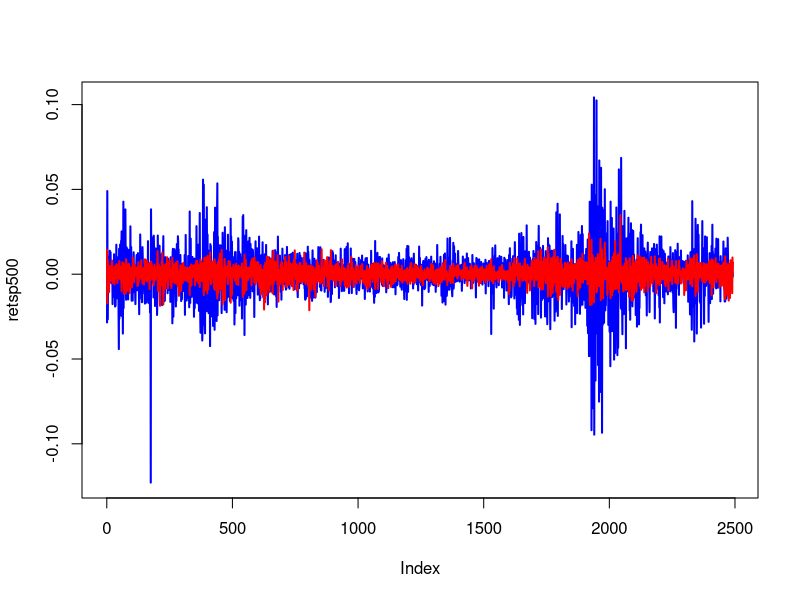
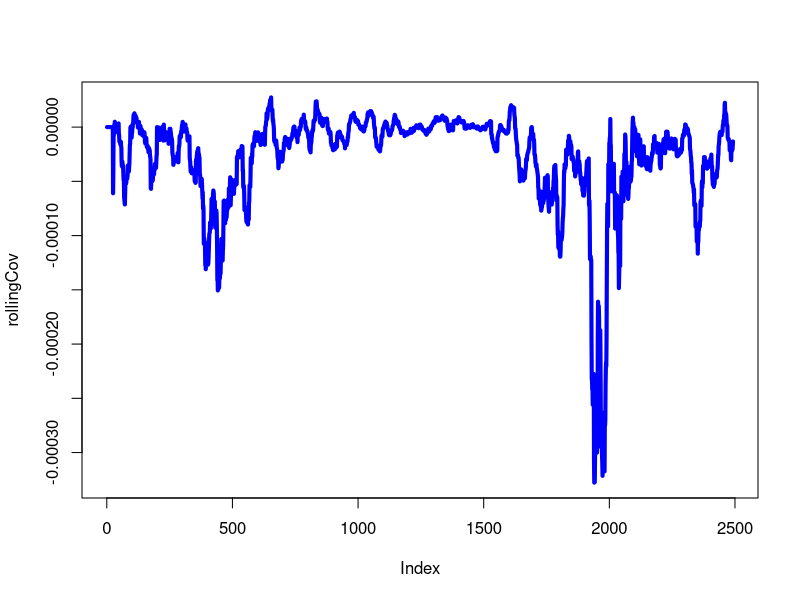
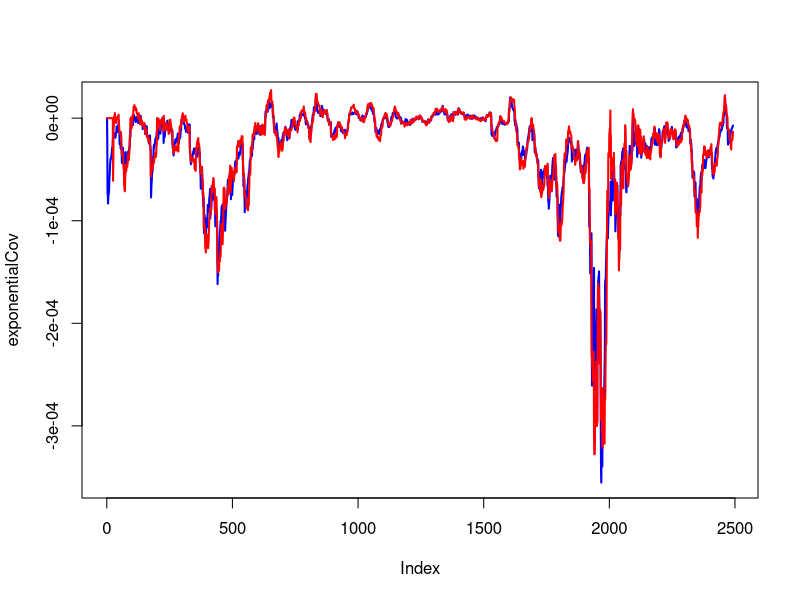
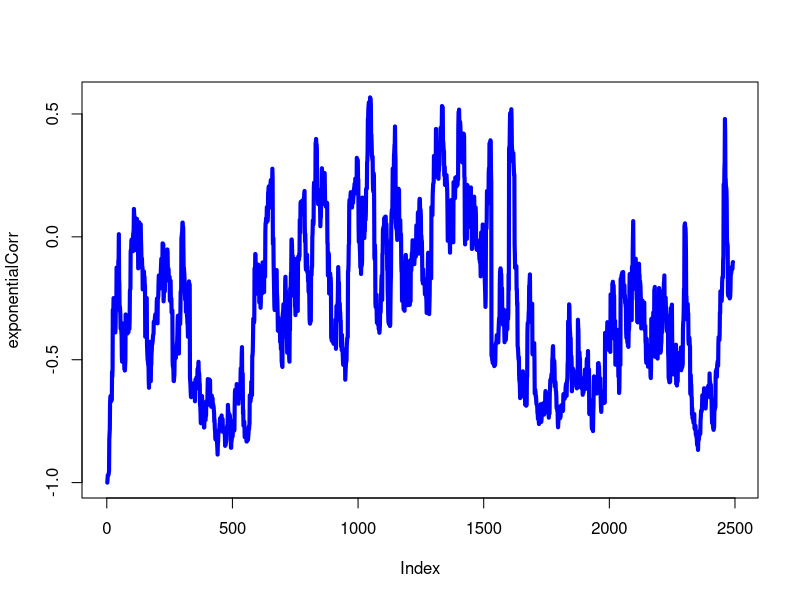
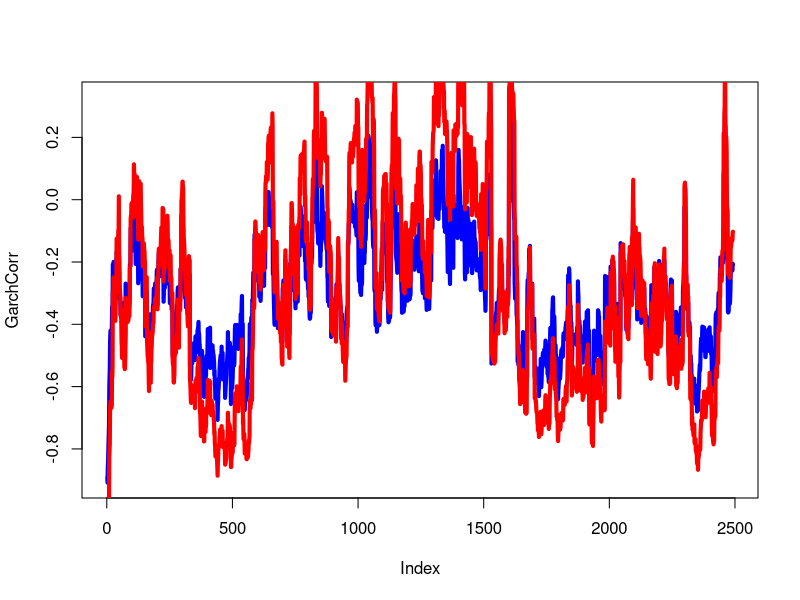

Here is the R script that generated these plots, in order:


### Modeling covariance and correlation

rm(list=ls())
library('fGarch')
retdata <- read.csv('SP500Tnote.csv', head=TRUE)
retsp500   <- diff(log(retdata$sp500))
rettnote   <- diff(log(retdata$tnote)) 
T            <- length(retsp500)

plot(retsp500, type='l', lwd=2, col='blue')
points(rettnote, type='l', lwd=2, col='red')


### Rolling window 
windowlength <- 25
rollingCov   <- numeric(T)

for (i in 25:T){
  rollingCov[i] <- cov(retsp500[(i-24):i], rettnote[(i-24):i])
}

plot(rollingCov, type='l', col='blue', lwd=4)


### Exponentially smoothed covariance
lambda      <- 0.94

exponentialCov  <- numeric(T)
for (i in 2:T){
  exponentialCov[i] <- (1-lambda)*retsp500[i-1]*rettnote[i-1] + lambda*exponentialCov[i-1]
}

plot(exponentialCov, type='l', col='blue', lwd=2)
points(rollingCov, type='l', col='red', lwd=2)





### Dynamic conditional correlation
#estimate volatility and standardize raw returns of tnote and sp500
library('fGarch')
fit1  <- garchFit( formula = ~garch(1, 1), data = retsp500, trace = FALSE)
sigma1 <- sqrt(fit1@h.t)
retsp500stand <- retsp500/sigma1

fit2  <- garchFit( formula = ~garch(1, 1), data = rettnote, trace = FALSE)
sigma2 <- sqrt(fit2@h.t)
rettnotestand <- rettnote/sigma2

#Exponential Smoother correlation
lambda      <- 0.94
q11         <- numeric(T)
q12         <- numeric(T)
q22         <- numeric(T)

for (i in 2:T){
  q11[i] <- (1-lambda)*retsp500stand[i-1]^2 + lambda*q11[i-1]
  q12[i] <- (1-lambda)*retsp500stand[i-1]*rettnotestand[i-1] + lambda*q12[i-1]
  q22[i] <- (1-lambda)*rettnotestand[i-1]^2 + lambda*q22[i-1]
  }

exponentialCorr <- q12/sqrt(q11*q22)
plot(exponentialCorr, type='l', col='blue', lwd=4)


# Mean-Reverting Correlation
alpha       <- 0.05
beta        <- 0.9
q11         <- numeric(T)
q12         <- numeric(T)
q22         <- numeric(T)
q11lr       <- mean(retsp500stand^2)
q12lr       <- mean(retsp500stand*rettnotestand)
q22lr       <- mean(rettnotestand^2)

for (i in 2:T){
  q11[i] <- q11lr + alpha*(retsp500stand[i-1]^2 - q11lr) + beta*(q11[i-1]-q11lr)
  # not too much meaning
  q12[i] <- q12lr + alpha*(retsp500stand[i-1]*rettnotestand[i-1] - q12lr) + beta*(q12[i-1]-q12lr)
  #estimated value
  q22[i] <- q22lr + alpha*(rettnotestand[i-1]^2 - q22lr) + beta*(q22[i-1]-q22lr)
  #not too much meaning
}

GarchCorr <- q12/sqrt(q11*q22)
plot(GarchCorr, type='l', col='blue', lwd=4)
points(exponentialCorr, type='l', col='red', lwd=4)
